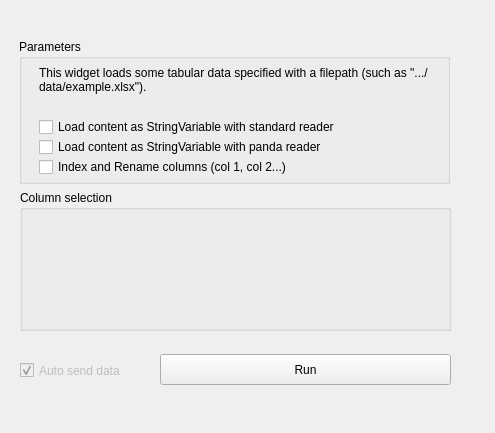
<?xml version="1.0" encoding="UTF-8"?>
<ui version="4.0">
 <class>Form</class>
 <widget class="QWidget" name="Form">
  <property name="geometry">
   <rect>
    <x>0</x>
    <y>0</y>
    <width>495</width>
    <height>433</height>
   </rect>
  </property>
  <property name="windowTitle">
   <string>Form</string>
  </property>
  <widget class="QGroupBox" name="groupBox">
   <property name="geometry">
    <rect>
     <x>19</x>
     <y>39</y>
     <width>431</width>
     <height>145</height>
    </rect>
   </property>
   <property name="title">
    <string>Parameters</string>
   </property>
   <widget class="QCheckBox" name="checkBox">
    <property name="geometry">
     <rect>
      <x>20</x>
      <y>80</y>
      <width>331</width>
      <height>16</height>
     </rect>
    </property>
    <property name="text">
     <string>Load content as StringVariable with standard reader</string>
    </property>
   </widget>
   <widget class="QCheckBox" name="checkBox_rename_cols">
    <property name="geometry">
     <rect>
      <x>20</x>
      <y>120</y>
      <width>300</width>
      <height>16</height>
     </rect>
    </property>
    <property name="text">
     <string>Index and Rename columns (col 1, col 2...)</string>
    </property>
   </widget>
   <widget class="QLabel" name="Description">
    <property name="geometry">
     <rect>
      <x>20</x>
      <y>10</y>
      <width>391</width>
      <height>61</height>
     </rect>
    </property>
    <property name="text">
     <string>This widget loads some tabular data specified with a filepath (such as &quot;.../data/example.xlsx&quot;).</string>
    </property>
    <property name="textFormat">
     <enum>Qt::AutoText</enum>
    </property>
    <property name="alignment">
     <set>Qt::AlignLeading|Qt::AlignLeft|Qt::AlignVCenter</set>
    </property>
    <property name="wordWrap">
     <bool>true</bool>
    </property>
   </widget>
   <widget class="QCheckBox" name="checkBox_2">
    <property name="geometry">
     <rect>
      <x>20</x>
      <y>100</y>
      <width>301</width>
      <height>16</height>
     </rect>
    </property>
    <property name="text">
     <string>Load content as StringVariable with panda reader</string>
    </property>
   </widget>
  </widget>
  <widget class="QPushButton" name="pushButton_send">
   <property name="enabled">
    <bool>true</bool>
   </property>
   <property name="geometry">
    <rect>
     <x>160</x>
     <y>354</y>
     <width>291</width>
     <height>31</height>
    </rect>
   </property>
   <property name="text">
    <string>Run</string>
   </property>
  </widget>
  <widget class="QCheckBox" name="checkBox_send">
   <property name="enabled">
    <bool>false</bool>
   </property>
   <property name="geometry">
    <rect>
     <x>20</x>
     <y>360</y>
     <width>121</width>
     <height>21</height>
    </rect>
   </property>
   <property name="text">
    <string>Auto send data</string>
   </property>
   <property name="checked">
    <bool>true</bool>
   </property>
  </widget>
  <widget class="QGroupBox" name="groupBox_3">
   <property name="geometry">
    <rect>
     <x>20</x>
     <y>190</y>
     <width>431</width>
     <height>141</height>
    </rect>
   </property>
   <property name="title">
    <string>Column selection</string>
   </property>
   <widget class="QLabel" name="Description_4">
    <property name="geometry">
     <rect>
      <x>10</x>
      <y>30</y>
      <width>411</width>
      <height>61</height>
     </rect>
    </property>
    <property name="text">
     <string/>
    </property>
    <property name="textFormat">
     <enum>Qt::AutoText</enum>
    </property>
    <property name="alignment">
     <set>Qt::AlignLeading|Qt::AlignLeft|Qt::AlignVCenter</set>
    </property>
    <property name="wordWrap">
     <bool>true</bool>
    </property>
   </widget>
   <widget class="QWidget" name="placeholder" native="true">
    <property name="geometry">
     <rect>
      <x>0</x>
      <y>20</y>
      <width>431</width>
      <height>101</height>
     </rect>
    </property>
   </widget>
  </widget>
 </widget>
 <resources/>
 <connections/>
</ui>
